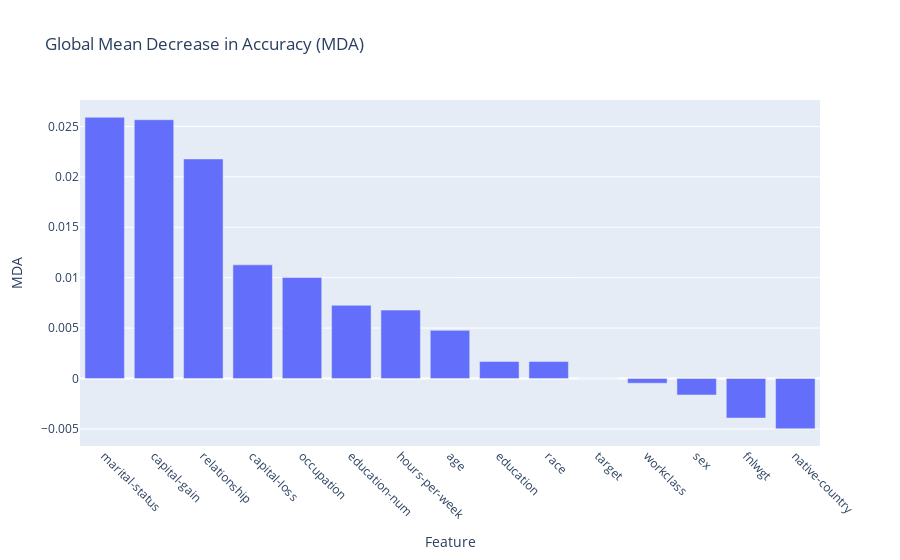

The notebook cell saved with this chart:
### Markdown cell above
## Step 1: Inspect Feature Importance (Global)

Feature importance information provides insight into the features which are primary drivers for each prediction. This is important to understand in the context of AI bias and discrimination (ex. Sensitive attribute being the primary contribution to a prediction). 

This information is available at the global level (overall model), but can also be computed at the local level (regional model for each case).

### Code cell
robust_accuracy_contributions = t.react_aggregate(
    feature_influences_action_feature=action_features[0],
    details = {"feature_robust_accuracy_contributions": True}
).loc['feature_robust_accuracy_contributions'][action_features[0]]
plot_feature_importances(pd.DataFrame([robust_accuracy_contributions]), title="Global Mean Decrease in Accuracy (MDA)", yaxis_title="MDA")

### Figure 1 — Plotly figure (JSON) as saved in the notebook; plotly's stock layout.template omitted (floating-point values rounded to 4 significant figures)
{"data": [{"type": "bar", "x": ["marital-status", "capital-gain", "relationship", "capital-loss", "occupation", "education-num", "hours-per-week", "age", "education", "race", "target", "workclass", "sex", "fnlwgt", "native-country"], "y": [0.02591, 0.02567, 0.02178, 0.01127, 0.01002, 0.007264, 0.006783, 0.004776, 0.001691, 0.001683, 0.0, -0.0004642, -0.001637, -0.003922, -0.004978]}], "layout": {"title": {"text": "Global Mean Decrease in Accuracy (MDA)"}, "xaxis": {"anchor": "y", "domain": [0, 1], "tickangle": 45, "title": {"text": "Feature"}}, "yaxis": {"anchor": "x", "domain": [0, 1], "title": {"text": "MDA"}}}}
